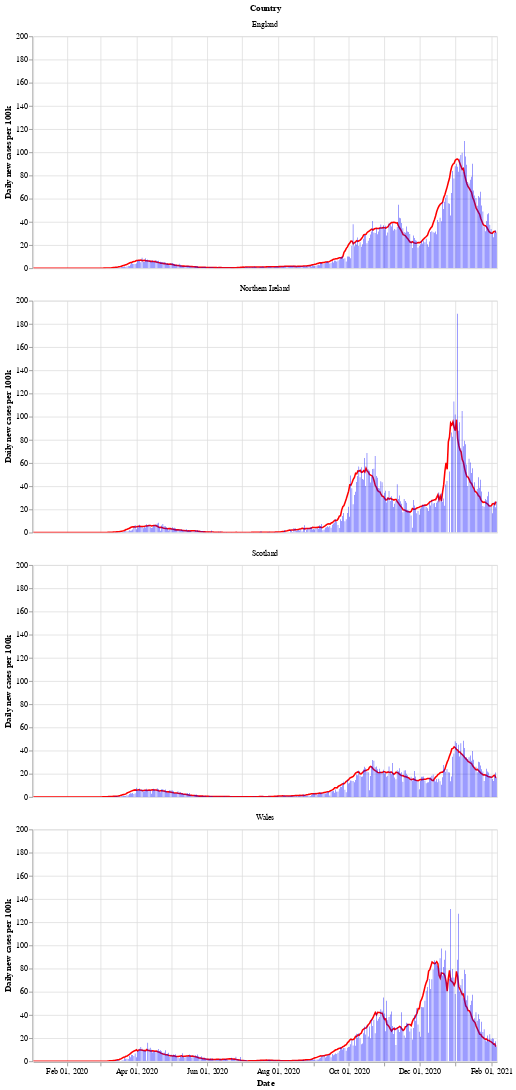

Source (notebook cell):
### Markdown cell above
Next is a bar chart of the number of new cases in each country (per 100k population), with the 7 day moving average of cases. Again we see that Wales saw a longer period of raising and falling cases compared to the other countries.

After a period of cases falling, each nation is now seeing a rise in the number of cases - especially in Wales.

### Code cell
# collapse
bars = alt.Chart(uk_cases).mark_bar().encode(
    x=alt.X("yearmonthdate(date):T", axis=alt.Axis(title='Date')),
    y=alt.Y("newCasesRate:Q", axis=alt.Axis(title='Daily new cases per 100k')),
    tooltip='newCasesRate',
    color=alt.condition(
        alt.datum.dailyChange > 0,
        alt.value("orange"),  # The positive color
        alt.value("blue")  # The negative color
    )
).properties(title='New cases per 100k population with rolling 7 day average', width=600).interactive()
line = alt.Chart(uk_cases).mark_line(
    color='red',
    size=2,
).transform_window(
    rolling_mean='mean(newCasesRate)',
    frame=[0, 7],
    groupby=['areaName']
).encode(
    x='yearmonthdate(date):T',
    y='rolling_mean:Q'
)
alt.layer(line, bars, data=uk_cases).facet(alt.Row('areaName', title='Country'), columns=1)

### Figure 1 — Vega-Lite specification as saved in the notebook (floating-point values rounded to 4 significant figures; data arrays with more than 128 entries replaced by an {"elided": "..."} marker saying what was removed)
{"config": {"view": {"continuousWidth": 400, "continuousHeight": 300}}, "data": {"name": "data-59f048637baf463c7f66ec727ef9ea4d"}, "facet": {"type": "nominal", "field": "areaName", "title": "Country"}, "spec": {"layer": [{"mark": {"type": "line", "color": "red", "size": 2}, "encoding": {"x": {"type": "temporal", "field": "date", "timeUnit": "yearmonthdate"}, "y": {"type": "quantitative", "field": "rolling_mean"}}, "transform": [{"window": [{"op": "mean", "field": "newCasesRate", "as": "rolling_mean"}], "frame": [0, 7], "groupby": ["areaName"]}]}, {"mark": "bar", "encoding": {"color": {"condition": {"value": "orange", "test": "(datum.dailyChange > 0)"}, "value": "blue"}, "tooltip": {"type": "quantitative", "field": "newCasesRate"}, "x": {"type": "temporal", "axis": {"title": "Date"}, "field": "date", "timeUnit": "yearmonthdate"}, "y": {"type": "quantitative", "axis": {"title": "Daily new cases per 100k"}, "field": "newCasesRate"}}, "selection": {"selector002": {"type": "interval", "bind": "scales", "encodings": ["x", "y"]}}, "title": "New cases per 100k population with rolling 7 day average", "width": 600}]}, "columns": 1, "$schema": "https://vega.github.io/schema/vega-lite/v4.8.1.json", "datasets": {"data-59f048637baf463c7f66ec727ef9ea4d": {"elided": "1600 records"}}}
